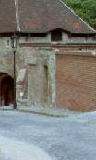
#> input picture CannyEdgeDetector/HumanDetection/ImageData/Test_images_Neg/00000003a_cut.bmp, 96 x 160 px; its folder holds only this picture in this run
$ jupyter execute --allow-errors humanclassifier.ipynb
#> lines starting #> are read from the running program, lines starting #| are printed output that depends on the picture
[cell 1]
import numpy as np
import sys
import cv2
import math
import os
import random

[cell 2]
def getImagePathsWithOutput(path_dir_output):
    image_paths = []
    output = []
    for folder in path_dir_output.keys():
        for dirt, subdirt, fileList in os.walk(folder):
            for file in fileList:
                image_paths.append(folder + file)
                output.append(path_dir_output[folder])
    return image_paths, output

[cell 3]
#main
root = 'ImageData/'
train_pos_dir = root + 'Training_images_Pos/'
train_neg_dir = root + 'Training_images_Neg/'
test_pos_dir = root + 'Test_images_Pos/'
test_neg_dir = root + 'Test_images_Neg/'

[cell 4]
train_data_dir_with_output = {
    train_pos_dir:1,
    train_neg_dir:0
}
test_data_dir_with_output = {
    test_neg_dir:0,
    test_pos_dir:1
}

[cell 5]
training_image_paths, training_output = getImagePathsWithOutput(train_data_dir_with_output)
testing_image_paths, testing_output = getImagePathsWithOutput(test_data_dir_with_output)

[cell 6]
class HOGFeature:

    def rgb2gray(self, img):
        '''
        function to convert image from color image to grayscale image
        img = the image matrix
        '''
        gray = np.zeros((img.shape[0],img.shape[1]))
        for i in range(0,img.shape[0]):
            for j in range(0,img.shape[1]):
                bgr = img[i,j]
                b = bgr[0]
                g = bgr[1]
                r = bgr[2]
                gray[i,j] = round(0.299*r+0.587*g+0.114*b)
        return gray

    def apply_sobel(self, img):
        '''
        Function to compute Normalized Gradient Magnitude and Gradient Angle
        '''
        #Sobel Filter Mask to calculate Horizontal(x) gradient
        sobel_x = (1/4)*np.array([(-1,0,1),
                    (-2,0,2),
                    (-1,0,1)])
        #Sobel Filter Mask to calculate Vertical(y) gradient
        sobel_y = (1/4)*np.array([(1,2,1),
                    (0,0,0),
                    (-1,-2,-1)])

        #initialize matrices to store the value of horizontal and vertical gradient,
        #normalized horizontal and vertical gradient, normalized gradient magnitude
        #and gradient angle
        gradient_magnitude = np.zeros(shape=img.shape)
        gradient_angle = np.zeros(shape=img.shape)
        #find the gradient values by perfoeming convolution
        for row in range(0,img.shape[0]-2):
            for col in range(0,img[row].size-2):
                #calculate Value at current pixel (row,col)
                #after applying sobel operator
                gx, gy = 0, 0
                for i in range (0,3):
                    for j in range (0,3):
                        gx = gx + img[row+i][col+j] * sobel_x[i][j]
                        gy = gy + img[row+i][col+j] * sobel_y[i][j]
                #normalize gradient magnitude by dividing by sqrt(2)
                gradient_magnitude[row+1][col+1]=((gx**2+gy**2)**(0.5))/(1.4142)
                #calculate gradient angle based on sobel horizontal gradient and vertical gradient
                angle = 0
                if(gx == 0):
                    if( gy > 0):
                        angle = 90
                    else:
                        angle = -90
                else:
                    angle = math.degrees(math.atan(gy/gx))
                if (angle < 0):
                    angle = angle + 180
                gradient_angle[row+1,col+1]  = angle
        return [gradient_magnitude, gradient_angle]

    def get_cell_histogram(self, gradient_magnitude, gradient_angle):
        '''
        This function is to get histogram for each 8x8 cell
        gradient_magnitude = gradient magnitude for each pixel
        gradient_angle = gradient angle for each pixel
        '''
        cell_shape = gradient_magnitude.shape
        #initialize the number of cell rows and cell columns
        cell_rows = round(cell_shape[0]/8)
        cell_cols = round(cell_shape[1]/8)
        histogram_cell = np.zeros((cell_rows,cell_cols,9))
        for r in range (0,cell_rows-1):
            for c in range (0,cell_cols-1):
                for row in range (r*8,r*8+8):
                    for col in range (c*8,c*8+8):
                        angle = gradient_angle[row][col]
                        grad_mag = gradient_magnitude[row][col]
                        if angle%20 == 0:
                            if angle == 180:
                                histogram_cell[r][c][0] += grad_mag
                                continue
                            bin_no = int(angle/20)
                            histogram_cell[r][c][bin_no] += grad_mag
                            continue
                        bin_no_l = int(angle/20)
                        #calculate the vote for left and right bins.
                        if bin_no_l < 8:
                            bin_no_r = bin_no_l + 1
                            histogram_cell[r][c][bin_no_r] += grad_mag*((angle - (bin_no_l * 20))/20)
                            histogram_cell[r][c][bin_no_l] += grad_mag*(((bin_no_r * 20) - angle)/20)
                        else:
                            bin_no_r = 0
                            histogram_cell[r][c][bin_no_r] += grad_mag*((angle - 160)/20)
                            histogram_cell[r][c][bin_no_l] += grad_mag*((180 - angle)/20)
        squared_histogram_cell = np.square(histogram_cell)
        return [histogram_cell, squared_histogram_cell]


    def get_hog_descriptor(self, histogram_cell, histogram_cell_squared):
        cell_histogram_shape = histogram_cell.shape
        descriptor = np.array([])
        for row in range(0,cell_histogram_shape[0]-1):
            for col in range(0,cell_histogram_shape[1]-1):
                block = np.array([])
                block_squared = np.array([])
                block = np.append(block,histogram_cell[row,col])
                block = np.append(block,histogram_cell[row,col+1])
                block = np.append(block,histogram_cell[row+1,col])
                block = np.append(block,histogram_cell[row+1,col+1])
                block_squared = np.append(block_squared,histogram_cell_squared[row,col])
                block_squared = np.append(block_squared,histogram_cell_squared[row,col+1])
                block_squared = np.append(block_squared,histogram_cell_squared[row+1,col])
                block_squared = np.append(block_squared,histogram_cell_squared[row+1,col+1])
                block_squared = np.sum(block_squared)
                if(block_squared>0):
                    #normalize the block descriptor
                    normalized = np.sqrt(block_squared)
                    block = (1/normalized)*block
                descriptor = np.append(descriptor, block)
        return descriptor


    def get_LBP_descriptor(self, magnitude):
        '''
        This function is to get histogram for each 8x8 cell
        gradient_magnitude = gradient magnitude for each pixel
        gradient_angle = gradient angle for each pixel
        '''
        pattern = [(-1, -1),(-1, 0),(-1, 1),(0, -1),(0, 1),(1, -1),(1, 0),(1, 1)]
        uniform_patterns = np.array([0, 1, 2, 3, 4, 6, 7, 8, 12, 14, 15, 16, 24, 28, 30, 31, 32, 48, 56,
        60, 62, 63, 64, 96, 112, 120, 124, 126, 127, 128, 129, 131, 135, 143, 159, 191, 192, 193, 195, 199,
        207, 223, 224, 225, 227, 231, 239, 240, 241, 243, 247, 248, 249, 251, 252, 253, 254, 255])
        non_uniform_patterns = np.array(list(set(np.arange(256))-set(uniform_patterns)))
        cell_shape = magnitude.shape
        #initialize the number of cell rows and cell columns
        cell_rows = round(cell_shape[0]/16)
        cell_cols = round(cell_shape[1]/16)
        histogram_block = np.zeros((cell_rows,cell_cols,59))
        lbp_mask = np.zeros(magnitude.shape)
        lbp_descriptor = np.array([])
        for r in range (0,cell_rows):
            for c in range (0,cell_cols):
                histogram_block = np.zeros(256)
                for row in range (r*16,r*16+16):
                    for col in range (c*16,c*16+16):
                        if row == 0 or col == 0 or row == magnitude.shape[0]-1 or col == magnitude.shape[1]-1:
                            lbp_mask[row][col] = 5
                            continue
                        bin_val = ''
                        mag = magnitude[row][col]
                        for i,j in pattern:
                            if magnitude[row+i][col+j] >= mag:
                                bin_val += '1'
                            else:
                                bin_val += '0'
                        histogram_block[int(bin_val,2)] += 1
                normalized_histogram = histogram_block/256
                bin_59 = sum(normalized_histogram[non_uniform_patterns])
                bin_1_58 = normalized_histogram[uniform_patterns]
                bin_1_59 = np.append(bin_1_58, bin_59)
                lbp_descriptor = np.append(lbp_descriptor,bin_1_59)
        return lbp_descriptor


    def saveImageAndHog(self, mag, hog, lbp, path):
        """
        function to save the image and hog descriptor
        """
        pathSplit = path.split('/')
        currImage = pathSplit[-1]
        imageName, imageExt = currImage.split('.')
        updatedImage = '.'.join([imageName+'_mag',imageExt])
        imageFolder = '/'.join(pathSplit[:-1])
        imageFolder += "_res"
        if not os.path.exists(imageFolder):
            os.makedirs(imageFolder)
        finalPath = '/'.join([imageFolder,updatedImage])
        cv2.imwrite(finalPath, mag)
        filename = imageFolder+"/"+imageName+"_hog.txt"
        hog_file = open(filename,'a+')
        for i in hog:
            hog_file.write(str(i[0])+'\n')
        hog_file.close()
        filename = imageFolder+"/"+imageName+"_lbp.txt"
        lbp_file = open(filename,'a+')
        for i in lbp:
            lbp_file.write(str(i[0])+'\n')
        lbp_file.close()

    def HogLbp(self, image_list):
        hog_features = []
        lbp_features = []
        for image in image_list:
            color_img = cv2.imread(image,cv2.IMREAD_COLOR)
            gray_img = self.rgb2gray(color_img)
            gradient_magnitude, gradient_angle = self.apply_sobel(gray_img)
            histogram = self.get_cell_histogram(gradient_magnitude, gradient_angle)
            histogram_cell = histogram[0]
            squared_histogram_cell = histogram[1]
            HOG_descriptor = self.get_hog_descriptor(histogram_cell, squared_histogram_cell)
            HOG_descriptor = HOG_descriptor.reshape(-1,1)
            LBP_descriptor = self.get_LBP_descriptor(gradient_magnitude)
            LBP_descriptor = LBP_descriptor.reshape(-1,1)
            self.saveImageAndHog(gradient_magnitude, HOG_descriptor, LBP_descriptor, image)
            hog_features.append(HOG_descriptor)
            lbp_features.append(LBP_descriptor)
        return hog_features,lbp_features

[cell 7]
def ReLU(x):
    """Function to calculate RELU
    """
    for i in range(x.shape[0]):
        for j in range(x.shape[1]):
            if x[i,j]<0:
                x[i,j]=0
    return x

def Sigmoid(x):
    """
    Function to calculate sigmoid
    """
    return 1/(1+np.exp(-x))

def neural_network(network,out,hidden):
    """
    Function to implament neural network, to train it.
    """
    aplha = 0.1
    # Initializing the learning rate
    total_hidden = network.shape[1]
    total_output = network.shape[2]
    # Initializing and Factoring the weight for hidden layer
    w1 = np.random.randn(total_hidden,hidden)
    w1 = np.multiply(w1,math.sqrt(2/int(total_hidden+hidden)))
    # Initializing and Factoring the weight for output layer
    w2 = np.random.randn(hidden,total_output)
    w2 = np.multiply(w2,math.sqrt(2/int(hidden+total_output)))
    # Bias for hidden and output layer
    b1 = np.random.randn(hidden)
    b1 = np.multiply(b1,math.sqrt(2/int(hidden)))
    b2 = np.random.randn(total_output)
    b2 = np.multiply(b2,math.sqrt(2/int(total_output)))
    epoch = 0
    err_sq = 0
    prev_err = sys.maxsize
    while True:
        # FeedForward and Backpropagation for each epoch of all vectors
        for i in range(network.shape[0]):
            x = network[i,:].reshape([1,-1])
            # Computing values for hidden layer and output layer in feedforward
            layer1_output = ReLU((x.dot(w1)+b1))
            layer2_output = Sigmoid((layer1_output.dot(w2)+b2))
            err = out[i]-layer2_output
            err_sq += 0.5*err*err
            #Doing BackPropagation
            del_output = (-1*err)*(1-layer2_output)*layer2_output
            del_layer2 = layer1_output.T.dot(del_output)
            del_bias_layer2 = np.sum(del_output,axis = 0)
            layer1_output_like = np.zeros_like(layer1_output)
            for k in range(hidden):
                if(layer1_output[0][k]>0):
                    layer1_output_like[0][k] = 1
                else:
                    layer1_output_like[0][k] = 0
            del_hidden = del_output.dot(w2.T)*layer1_output_like
            del_layer1 = x.T.dot(del_hidden)
            del_bias_layer1 = np.sum(del_hidden,axis=0)

            w2 -= aplha*del_layer2
            b2 -= aplha*del_bias_layer2
            w1 -= aplha*del_layer1
            b1 -= aplha*del_bias_layer1
        ep_err = np.mean(err_sq)/network.shape[0]
        print("Epoch Count: " + str(epoch), "Average Error: ", ep_err)
        if(ep_err < prev_err):
            print("error decreased by ", prev_err-ep_err)
        else:
            if(ep_err > prev_err):
                print("error increased by ", ep_err-prev_err)
            else:
                print("error stayed same")
        #check for the change in error if very less we can stop training
        if(abs(prev_err - ep_err) < 0.0001):
            print("training complete....")
            break
        prev_err = ep_err
        epoch += 1

    return w1,b1,w2,b2

def predict(w,wb,v,vb,output_descriptor):
    # Function to predict values for my neural network
    number_of_test_image,number_of_attribute=output_descriptor.shape
    predict=[]
    for k in range(number_of_test_image):
            x=output_descriptor[k,:].reshape([1,-1])
            z=ReLU((x.dot(w)+wb))
            y=Sigmoid(z.dot(v)+vb)
            predict.append(y)
    return predict

[cell 8]
h = HOGFeature()

[cell 9]
hog_train, lbp_train = h.HogLbp(training_image_paths)

[cell 10]
hog_test, lbp_test = h.HogLbp(testing_image_paths)
#> in HogLbp, color_img is the input picture: shape (160, 96, 3); mean B, G, R 120.8, 125.8, 125.4
#> after the loop in rgb2gray, `for i in range(0,img.shape[0]):`:
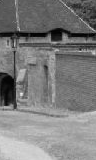
#> gray: shape (160, 96) float64; min 0, max 235, mean 125.1
#> after the loop in apply_sobel, `for row in range(0,img.shape[0]-2):`:
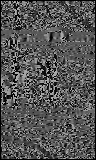
#> gradient_angle: shape (160, 96) float64; min 0, max 179.8, mean 84.5
#> after the loop in apply_sobel, `for row in range(0,img.shape[0]-2):`:
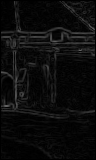
#> gradient_magnitude: shape (160, 96) float64; min 0, max 100.1, mean 12.2
#> in HogLbp (call 2), `histogram = self.get_cell_histogram(gradient_magnitude, gradient_angle)`: histogram = 2 items
#> in HogLbp (call 2), `HOG_descriptor = self.get_hog_descriptor(histogram_cell, squared_histo..`: HOG_descriptor = 7524 values, max 0.829 at index 1570, min 0 at index 369, mean 0.112
#> after the loop in get_LBP_descriptor, `for r in range (0,cell_rows):`:
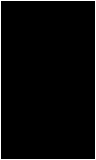
#> lbp_mask: shape (160, 96) float64; values 0 (black) and 5 (white), 3.3% white in thin lines or dots
#> in HogLbp (call 2), `LBP_descriptor = self.get_LBP_descriptor(gradient_magnitude)`: LBP_descriptor = 3540 values, max 0.535 at index 1533, min 0 at index 12, mean 0.0164
#> the loop in saveImageAndHog, `for i in hog:` made 7524 passes
#> i on passes 1 to 3: [0.0365], [0.0329], [0.0395]
#> the loop in saveImageAndHog, `for i in lbp:` made 3540 passes
#> i on passes 1 to 3: [0.0586], [0.0117], [0.0234]
#> hog_test = 1 item; lbp_test = 1 item

[cell 11]
hog_lbp_train = []
for i,j in zip(hog_train, lbp_train):
    hog_lbp_train.append(np.append(i,j))

[cell 12]
hog_lbp_test = []
for i,j in zip(hog_test, lbp_test):
    hog_lbp_test.append(np.append(i,j))
#> this loop made 1 pass
#> after the loop, hog_lbp_test = 1 item

[cell 13]
train_data_hog = np.array(hog_train)
#> train_data_hog = empty array
test_data_hog = np.array(hog_test)
#> test_data_hog has the same summary as HOG_descriptor in HogLbp
